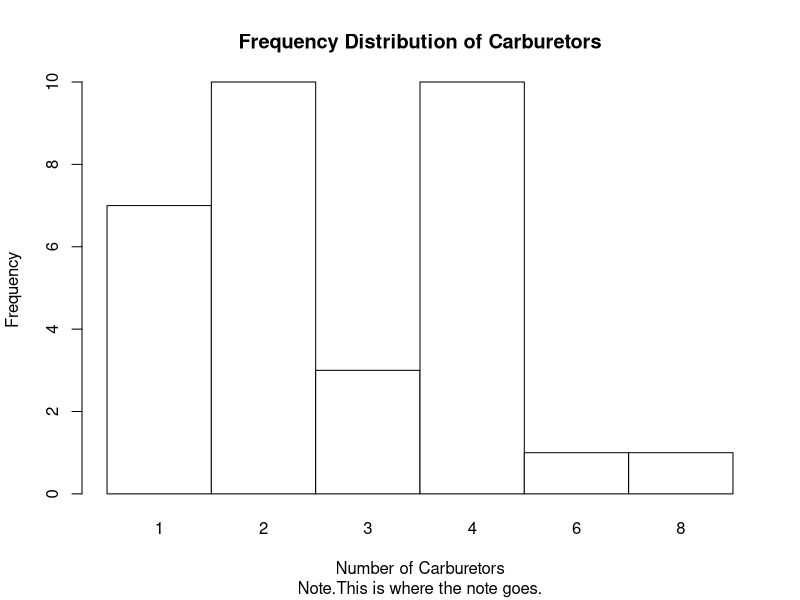
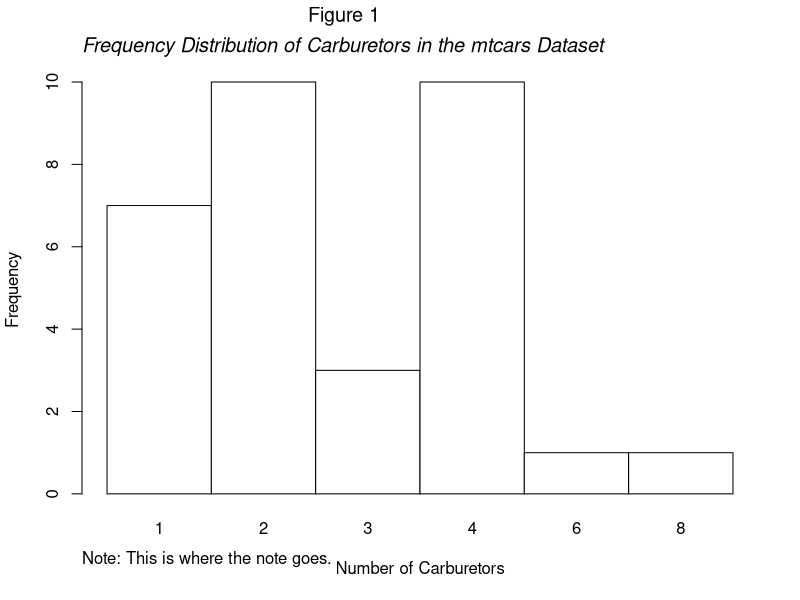

The R script that drew these images, in order:
DataForPlot = mtcars



barplot(table(mtcars$carb),
        space = 0,
        col = 0,
        main = "Frequency Distribution of Carburetors",
        sub = "Note.This is where the note goes.",
        #ylim = c(0,max(mtcars$carb)),
        ylab = "Frequency",
        xlab = "Number of Carburetors"
       )

# Frequency distribution of carburetors in the mtcars dataset

barplot(table(mtcars$carb), # table() will give you frequencies.
        space = 0, # No spaces will make this a histogram.
        col = 0, # No fill for APA style.
        ylab = "Frequency",
        xlab = "Number of Carburetors",
        main = "",
        )  # Prevent a middle justified title; we'll add it with title()

# Add left-justified multi-line title with italics on the second line
title(main = expression(atop("Figure 1",
                        italic("Frequency Distribution of Carburetors in the mtcars Dataset"))
                        ),
      adj = 0,          # 0 = left justified
      line = 2.5,     # Adjust vertical positioning if needed
      sub = "Note: This is where the note goes.")

# Alternative using paste() + bquote() if you prefer non-expression approach:
# title(main = bquote("Frequency Distribution of Carburetors" ~ .(italic("Note: This is where the note goes."))),
#       adj = 0)
